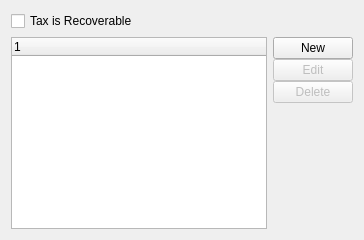
     <widget class="QWidget" name="_taxtypesTab">
      <attribute name="title">
       <string>Tax Types</string>
      </attribute>
      <layout class="QGridLayout">
       <item row="1" column="0">
        <widget class="XTreeWidget" name="_itemtax">
         <property name="focusPolicy">
          <enum>Qt::ClickFocus</enum>
         </property>
        </widget>
       </item>
       <item row="1" column="1">
        <layout class="QVBoxLayout">
         <property name="spacing">
          <number>0</number>
         </property>
         <item>
          <widget class="QPushButton" name="_itemtaxNew">
           <property name="text">
            <string>New</string>
           </property>
          </widget>
         </item>
         <item>
          <widget class="QPushButton" name="_itemtaxEdit">
           <property name="enabled">
            <bool>false</bool>
           </property>
           <property name="text">
            <string>Edit</string>
           </property>
          </widget>
         </item>
         <item>
          <widget class="QPushButton" name="_itemtaxDelete">
           <property name="enabled">
            <bool>false</bool>
           </property>
           <property name="text">
            <string>Delete</string>
           </property>
          </widget>
         </item>
         <item>
          <spacer>
           <property name="orientation">
            <enum>Qt::Vertical</enum>
           </property>
           <property name="sizeHint" stdset="0">
            <size>
             <width>20</width>
             <height>40</height>
            </size>
           </property>
          </spacer>
         </item>
        </layout>
       </item>
       <item row="0" column="0">
        <widget class="XCheckBox" name="_taxRecoverable">
         <property name="text">
          <string>Tax is Recoverable</string>
         </property>
         <property name="forgetful">
          <bool>true</bool>
         </property>
        </widget>
       </item>
      </layout>
     </widget>
